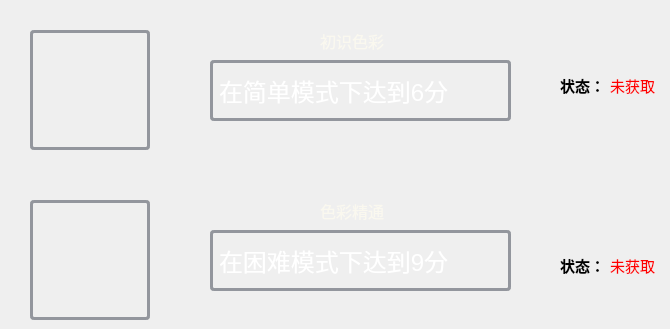
     <widget class="QWidget" name="colorAchieve">
      <widget class="QLabel" name="label_60">
       <property name="geometry">
        <rect>
         <x>210</x>
         <y>60</y>
         <width>301</width>
         <height>61</height>
        </rect>
       </property>
       <property name="font">
        <font>
         <pointsize>18</pointsize>
         <stylestrategy>PreferAntialias</stylestrategy>
        </font>
       </property>
       <property name="styleSheet">
        <string notr="true">color: rgb(255, 255, 255);
border: 3px solid rgb(147, 150, 157);

border-radius: 4px;
</string>
       </property>
       <property name="text">
        <string>在简单模式下达到6分</string>
       </property>
      </widget>
      <widget class="QLabel" name="label_61">
       <property name="geometry">
        <rect>
         <x>610</x>
         <y>70</y>
         <width>51</width>
         <height>31</height>
        </rect>
       </property>
       <property name="font">
        <font>
         <pointsize>11</pointsize>
         <stylestrategy>PreferAntialias</stylestrategy>
        </font>
       </property>
       <property name="styleSheet">
        <string notr="true">color: rgb(255, 0, 0)</string>
       </property>
       <property name="text">
        <string>未获取</string>
       </property>
      </widget>
      <widget class="QLabel" name="label_62">
       <property name="geometry">
        <rect>
         <x>560</x>
         <y>250</y>
         <width>41</width>
         <height>31</height>
        </rect>
       </property>
       <property name="font">
        <font>
         <pointsize>11</pointsize>
         <bold>true</bold>
        </font>
       </property>
       <property name="text">
        <string>状态：</string>
       </property>
      </widget>
      <widget class="QLabel" name="label_63">
       <property name="geometry">
        <rect>
         <x>30</x>
         <y>200</y>
         <width>120</width>
         <height>120</height>
        </rect>
       </property>
       <property name="styleSheet">
        <string notr="true">image: url(:/image/image/colour1.png);
border: 3px solid rgb(147, 150, 157);

border-radius: 4px;
</string>
       </property>
       <property name="text">
        <string/>
       </property>
      </widget>
      <widget class="QLabel" name="label_64">
       <property name="geometry">
        <rect>
         <x>560</x>
         <y>70</y>
         <width>41</width>
         <height>31</height>
        </rect>
       </property>
       <property name="font">
        <font>
         <pointsize>11</pointsize>
         <bold>true</bold>
        </font>
       </property>
       <property name="text">
        <string>状态：</string>
       </property>
      </widget>
      <widget class="QLabel" name="label_65">
       <property name="geometry">
        <rect>
         <x>320</x>
         <y>30</y>
         <width>71</width>
         <height>21</height>
        </rect>
       </property>
       <property name="font">
        <font>
         <pointsize>12</pointsize>
         <underline>true</underline>
        </font>
       </property>
       <property name="styleSheet">
        <string notr="true">color: rgb(250, 248, 239);</string>
       </property>
       <property name="text">
        <string>初识色彩</string>
       </property>
      </widget>
      <widget class="QLabel" name="label_66">
       <property name="geometry">
        <rect>
         <x>30</x>
         <y>30</y>
         <width>120</width>
         <height>120</height>
        </rect>
       </property>
       <property name="styleSheet">
        <string notr="true">image: url(:/image/image/colour2.png);
border: 3px solid rgb(147, 150, 157);

border-radius: 4px;
</string>
       </property>
       <property name="text">
        <string/>
       </property>
      </widget>
      <widget class="QLabel" name="label_67">
       <property name="geometry">
        <rect>
         <x>610</x>
         <y>250</y>
         <width>51</width>
         <height>31</height>
        </rect>
       </property>
       <property name="font">
        <font>
         <pointsize>11</pointsize>
         <stylestrategy>PreferAntialias</stylestrategy>
        </font>
       </property>
       <property name="styleSheet">
        <string notr="true">color: rgb(255, 0, 0)</string>
       </property>
       <property name="text">
        <string>未获取</string>
       </property>
      </widget>
      <widget class="QLabel" name="label_68">
       <property name="geometry">
        <rect>
         <x>320</x>
         <y>200</y>
         <width>71</width>
         <height>21</height>
        </rect>
       </property>
       <property name="font">
        <font>
         <pointsize>12</pointsize>
         <underline>true</underline>
        </font>
       </property>
       <property name="styleSheet">
        <string notr="true">color: rgb(250, 248, 239);</string>
       </property>
       <property name="text">
        <string>色彩精通</string>
       </property>
      </widget>
      <widget class="QLabel" name="label_69">
       <property name="geometry">
        <rect>
         <x>210</x>
         <y>230</y>
         <width>301</width>
         <height>61</height>
        </rect>
       </property>
       <property name="font">
        <font>
         <pointsize>18</pointsize>
         <stylestrategy>PreferAntialias</stylestrategy>
        </font>
       </property>
       <property name="styleSheet">
        <string notr="true">color: rgb(255, 255, 255);
border: 3px solid rgb(147, 150, 157);

border-radius: 4px;
</string>
       </property>
       <property name="text">
        <string>在困难模式下达到9分</string>
       </property>
      </widget>
     </widget>
